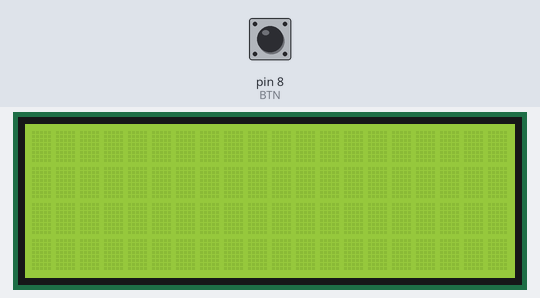
A sketch run on a simulated Arduino Uno, built with avr-gcc and run on an emulated ATmega328P. On the bench: 20×4 character LCD. The inputs (shaded band) are chosen by the test bench; at power-on: pin 8 (BTN) HIGH.

Above: at 1.2 s.
1.3 s: pin 8 (BTN) pulled LOW for 0.15 s
At 1.38 s:
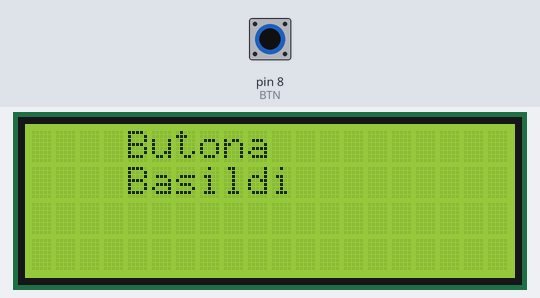
2.9 s: pin 8 (BTN) pulled LOW for 3.2 s
Timing chart, 0 to 5.9 s (numbered marks = the images above; inputs shaded):
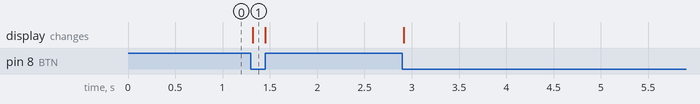

The sketch:

ButonVeLcdKullanimi.ino
```cpp
#include <Wire.h>
#include <LiquidCrystal_I2C.h>

LiquidCrystal_I2C lcd(0x27, 20, 4);
#define BTN 8
int state;
void setup() {
  lcd.init();
  lcd.backlight();
  pinMode(BTN, INPUT_PULLUP);
}

void loop() {
  state = digitalRead(BTN);
  if (state == 0) {
    lcd.home();
    lcd.setCursor(4, 0);
    lcd.print("Butona");
    lcd.setCursor(4, 1);
    lcd.print("Basildi");
  } else {
    lcd.clear();
  }
}
```

Measured:
- after the input at 1.3 s, the display: changes at once (image 1)
